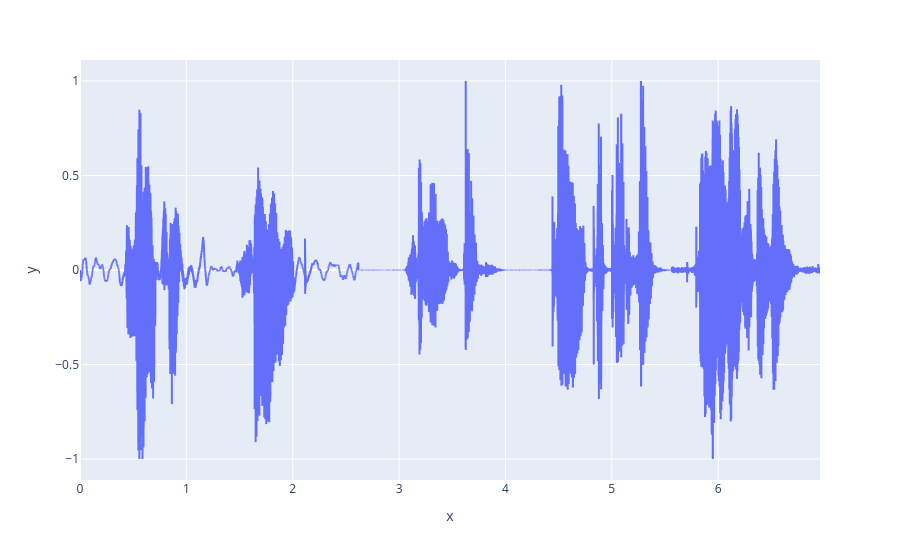

Write notebook code for a chart like this one.
### Code cell
combined_vectors = np.concatenate(list(normalized.values()))

from utils.plotting import plot_signal

plot_signal(combined_vectors, fs=16000)


print(f"Nagrania: {len(normalized)}")
print(f"Całkowity czas nagrań: {len(combined_vectors)/fs:.2f} s")

### Figure 1 — Plotly figure (JSON) as saved in the notebook; plotly's stock layout.template omitted (floating-point values rounded to 4 significant figures; data arrays with more than 128 entries replaced by an {"elided": "..."} marker saying what was removed)
{"data": [{"hovertemplate": "x=%{x}<br>y=%{y}<extra></extra>", "legendgroup": "", "line": {"color": "#636efa", "dash": "solid"}, "marker": {"symbol": "circle"}, "mode": "lines", "name": "", "showlegend": false, "type": "scattergl", "x": {"elided": "111318 float values"}, "xaxis": "x", "y": {"elided": "111318 float values"}, "yaxis": "y"}], "layout": {"legend": {"tracegroupgap": 0}, "margin": {"t": 60}, "xaxis": {"anchor": "y", "domain": [0, 1], "title": {"text": "x"}}, "yaxis": {"anchor": "x", "domain": [0, 1], "title": {"text": "y"}}}}
